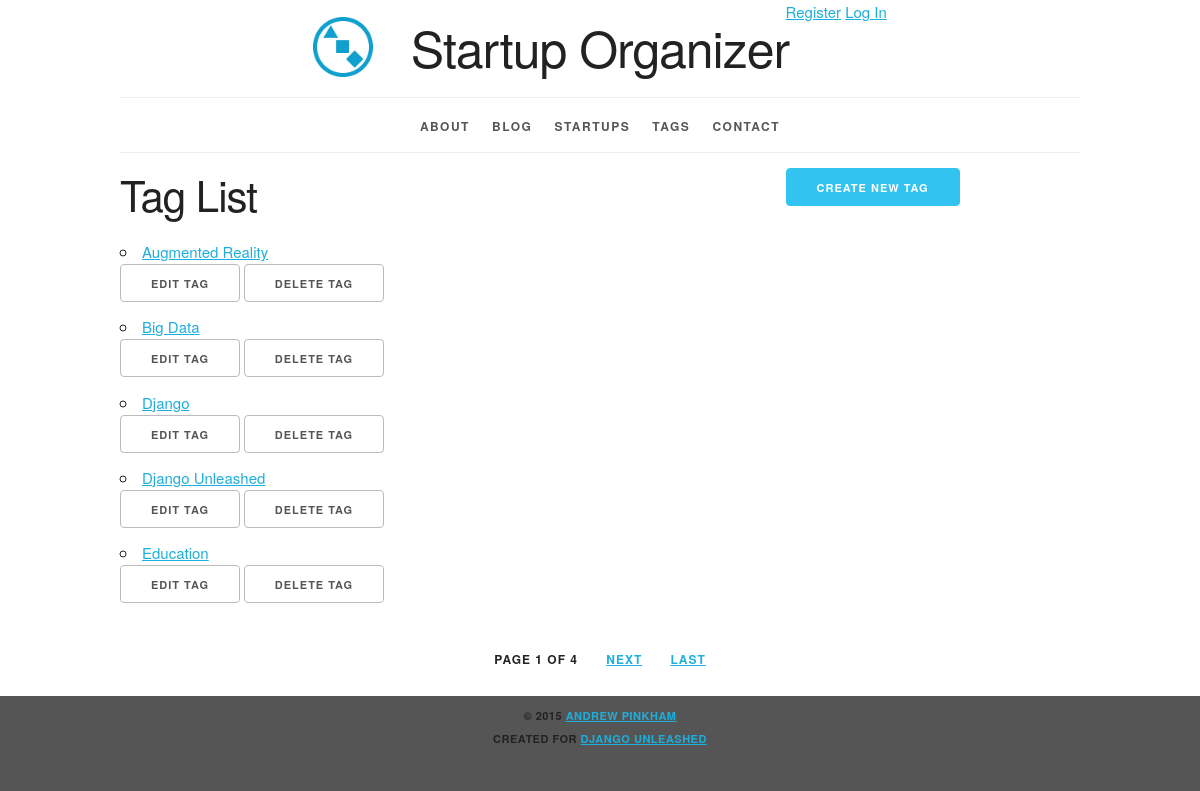
The app's page /tag/ with its own data.
### organizer/models.py (models this page shows, shortened)
class Tag(models.Model):
    name = models.CharField(
        max_length=31, unique=True)
    slug = models.SlugField(
        max_length=31,
        unique=True,
        help_text='A label for URL config.')
    objects = TagManager()
    class Meta:
        ordering = ['name']
    def get_absolute_url(self):
        return reverse('organizer_tag_detail',
                       kwargs={'slug': self.slug})
    def get_delete_url(self):
        return reverse('organizer_tag_delete',
                       kwargs={'slug': self.slug})
    def get_update_url(self):
        return reverse('organizer_tag_update',
                       kwargs={'slug': self.slug})

### organizer/views.py (the view)
class TagList(PageLinksMixin, ListView):
    paginate_by = 5
    model = Tag

### organizer/utils.py (called while the page is built)
    def _page_urls(self, page_number):
        return "?{pkw}={n}".format(
            pkw=self.page_kwarg,
            n=page_number)

    def first_page(self, page):
        if page.number > 1:
            return self._page_urls(1)
        return None

    def previous_page(self, page):
        if (page.has_previous()
                and page.number > 2):
            return self._page_urls(
                page.previous_page_number())
        return None

    def next_page(self, page):
        last_page = page.paginator.num_pages
        if (page.has_next()
                and page.number < last_page - 1):
            return self._page_urls(
                page.next_page_number())
        return None

    def last_page(self, page):
        last_page = page.paginator.num_pages
        if page.number < last_page:
            return self._page_urls(last_page)
        return None

    def get_context_data(self, **kwargs):
        context = super().get_context_data(
            **kwargs)
        page = context.get('page_obj')
        if page is not None:
            context.update({
                'first_page_url':
                    self.first_page(page),
                'previous_page_url':
                    self.previous_page(page),
                'next_page_url':
                    self.next_page(page),
                'last_page_url':
                    self.last_page(page),
            })
        return context

### organizer/templates/organizer/tag_list.html (shortened to what this page needs)
{% extends parent_template|default:"organizer/base_organizer.html" %}
{% block create_button %}
    <a
        href="{% url 'organizer_tag_create' %}"
        class="button button-primary">
      Create New Tag</a>
{% endblock %}
{% block org_content %}
  <h2>Tag List</h2>
  <ul>
    {% for tag in tag_list %}
      <li>
        <a href="{{ tag.get_absolute_url }}">
          {{ tag.name|title }}</a>
          <ul class="inline">
            <li>
              <a
                  href="{{ tag.get_update_url }}"
                  class="button">
                Edit Tag</a></li>
            <li>
              <a
                  href="{{ tag.get_delete_url }}"
                  class="button">
                Delete Tag</a></li>
          </ul>
      </li>
    {% empty %}
      <li><em>There are currently no Tags available.</em></li>
    {% endfor %}
  </ul>
{% endblock %}

### static/site/skeleton.css (style rules this page uses)
html { font-size: 62.5%; }
body { font-size: 1.5em; line-height: 1.6; font-weight: 400; font-family: "Raleway", "HelveticaNeue", "Helvetica Neue", Helvetica, Arial, sans-serif; color: #222; }
h1, h2, h3, h4, h5, h6 { margin-top: 0; margin-bottom: 2rem; font-weight: 300; }
h2 { font-size: 3.6rem; line-height: 1.25; letter-spacing: -.1rem; }
@media (min-width: 550px) { h2 { font-size: 4.2rem; } }
a { color: #1EAEDB; }
.button, button, input[type="submit"], input[type="reset"], input[type="button"] { display: inline-block; height: 38px; padding: 0 30px; color: #555; text-align: center; font-size: 11px; font-weight: 600; line-height: 38px; letter-spacing: .1rem; text-transform: uppercase; text-decoration: none; white-space: nowrap; background-color: transparent; border-radius: 4px; border: 1px solid #bbb; cursor: pointer; box-sizing: border-box; }
.button.button-primary, button.button-primary, input[type="submit"].button-primary, input[type="reset"].button-primary, input[type="button"].button-primary { color: #FFF; background-color: #33C3F0; border-color: #33C3F0; }
ul { list-style: circle inside; }
ol, ul { padding-left: 0; margin-top: 0; }
ul ul, ul ol, ol ol, ol ul { margin: 1.5rem 0 1.5rem 3rem; font-size: 90%; }
li { margin-bottom: 1rem; }
button, .button { margin-bottom: 1rem; }
pre, blockquote, dl, figure, table, p, ul, ol, form { margin-bottom: 2.5rem; }

### static/site/style.css (style rules this page uses)
html { height: 100%; background-color: #555; }
body { background-color: white; }
.inline { list-style-type: none; padding: 0; margin: 0 0 -0.5em; }
.inline li { display: inline; }

### records on screen
Tag: name "Augmented Reality"
Tag: name "Big Data"
Tag: name "Django"
Tag: name "Django Unleashed"
Tag: name "Education"

### other values on screen
{{ page_obj.number }} "1"
{{ paginator.num_pages }} "4"
